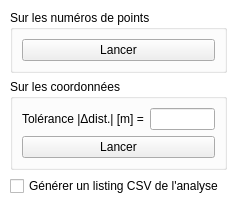
<?xml version="1.0" encoding="UTF-8"?>
<ui version="4.0">
 <class>PopUpDetectionDoublons</class>
 <widget class="QMainWindow" name="PopUpDetectionDoublons">
  <property name="geometry">
   <rect>
    <x>0</x>
    <y>0</y>
    <width>237</width>
    <height>190</height>
   </rect>
  </property>
  <property name="windowTitle">
   <string>Doublons</string>
  </property>
  <property name="windowIcon">
   <iconset>
    <normaloff>img/suppDoublons.png</normaloff>img/suppDoublons.png</iconset>
  </property>
  <property name="styleSheet">
   <string notr="true">font: 9pt &quot;MS Shell Dlg 2&quot;;</string>
  </property>
  <property name="iconSize">
   <size>
    <width>30</width>
    <height>30</height>
   </size>
  </property>
  <widget class="QWidget" name="centralwidget">
   <property name="styleSheet">
    <string notr="true">#centralwidget {
    background-color:rgb(255, 255, 255);
}</string>
   </property>
   <layout class="QVBoxLayout" name="verticalLayout">
    <property name="leftMargin">
     <number>10</number>
    </property>
    <property name="topMargin">
     <number>10</number>
    </property>
    <property name="rightMargin">
     <number>10</number>
    </property>
    <property name="bottomMargin">
     <number>10</number>
    </property>
    <item>
     <widget class="QGroupBox" name="groupBox">
      <property name="title">
       <string>Sur les numéros de points</string>
      </property>
      <layout class="QGridLayout" name="gridLayout_3">
       <item row="0" column="0">
        <widget class="QPushButton" name="buttonRunDoublonsNoPts">
         <property name="text">
          <string>Lancer</string>
         </property>
        </widget>
       </item>
      </layout>
     </widget>
    </item>
    <item>
     <widget class="QGroupBox" name="groupBox_2">
      <property name="title">
       <string>Sur les coordonnées</string>
      </property>
      <layout class="QGridLayout" name="gridLayout">
       <item row="3" column="0" colspan="2">
        <widget class="QPushButton" name="buttonRunDoublonsCoo">
         <property name="text">
          <string>Lancer</string>
         </property>
        </widget>
       </item>
       <item row="0" column="0">
        <widget class="QLabel" name="label">
         <property name="text">
          <string>Tolérance |Δdist.| [m] =</string>
         </property>
        </widget>
       </item>
       <item row="0" column="1">
        <widget class="QLineEdit" name="inputTolerance"/>
       </item>
      </layout>
     </widget>
    </item>
    <item>
     <widget class="QCheckBox" name="checkBoxListing">
      <property name="text">
       <string>Générer un listing CSV de l'analyse</string>
      </property>
     </widget>
    </item>
   </layout>
  </widget>
  <action name="actionNouveau">
   <property name="enabled">
    <bool>true</bool>
   </property>
   <property name="icon">
    <iconset>
     <normaloff>img/newFile.png</normaloff>img/newFile.png</iconset>
   </property>
   <property name="text">
    <string>Nouveau...</string>
   </property>
   <property name="shortcut">
    <string>Ctrl+N</string>
   </property>
  </action>
  <action name="actionOuvrir">
   <property name="icon">
    <iconset>
     <normaloff>img/open2.png</normaloff>img/open2.png</iconset>
   </property>
   <property name="text">
    <string>Ouvrir...</string>
   </property>
   <property name="shortcut">
    <string>Ctrl+O</string>
   </property>
  </action>
  <action name="actionEnregistrer">
   <property name="enabled">
    <bool>false</bool>
   </property>
   <property name="icon">
    <iconset>
     <normaloff>img/save.png</normaloff>img/save.png</iconset>
   </property>
   <property name="text">
    <string>Enregistrer</string>
   </property>
   <property name="shortcut">
    <string>Ctrl+S</string>
   </property>
  </action>
  <action name="actionEnregistrer_sous">
   <property name="enabled">
    <bool>false</bool>
   </property>
   <property name="icon">
    <iconset>
     <normaloff>img/saveAs.png</normaloff>img/saveAs.png</iconset>
   </property>
   <property name="text">
    <string>Enregistrer sous...</string>
   </property>
   <property name="shortcut">
    <string>Ctrl+Shift+S</string>
   </property>
  </action>
  <action name="actionSupprimer_les_doublons">
   <property name="icon">
    <iconset>
     <normaloff>img/suppDoublons.png</normaloff>img/suppDoublons.png</iconset>
   </property>
   <property name="text">
    <string>Supprimer les doublons</string>
   </property>
  </action>
 </widget>
 <resources/>
 <connections/>
</ui>
